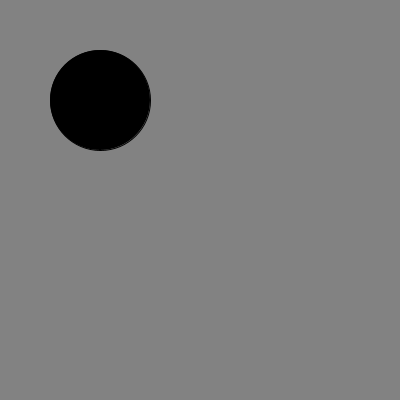
Frame 1 (no input)
Frame 60 (the mouse pressed at the canvas centre just before this capture): identical to frame 1, image omitted
Frame 120 (the mouse held since frame 60 and released just before this capture): identical to frame 1, image omitted

The Processing sketch that drew this single still picture (run headless with seeded random() and noise(); from frame 60 on, the mouse is pressed at the canvas centre):

// Processing sketch: BubbleBouncer
// ── BubbleBouncer.pde
///BLANK
////maybe it is not quite so blank...


void setup()
{
  size(400,400);
  smooth();
}

void draw()
{
  background(130,12);
  fill (0);
  ellipse (100,100,100,100);
  //poo
}
